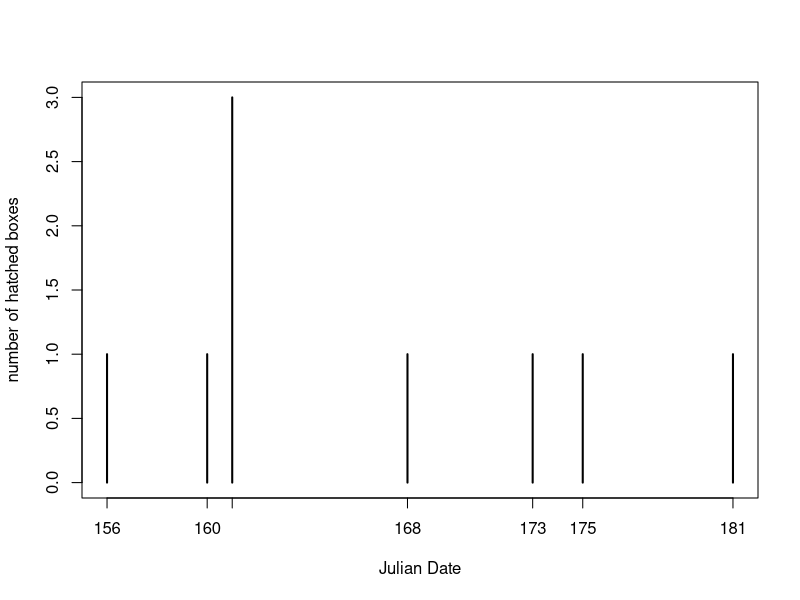
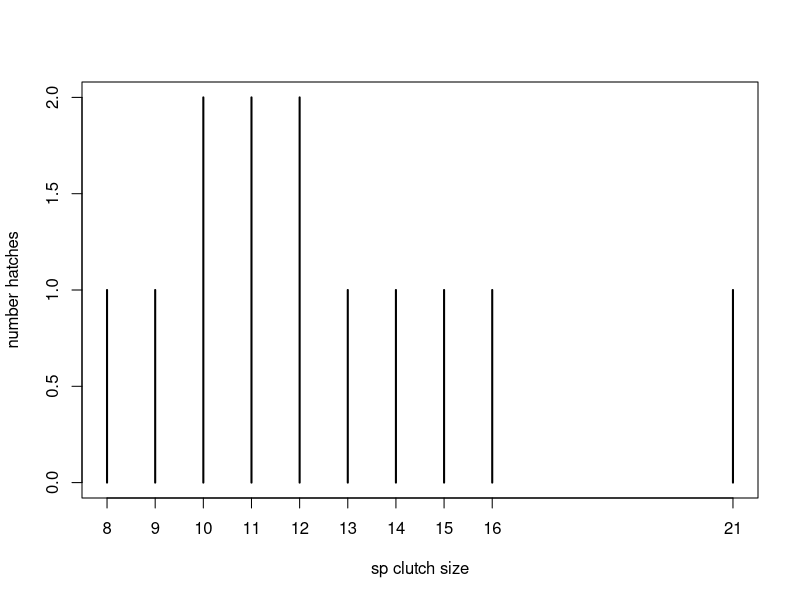
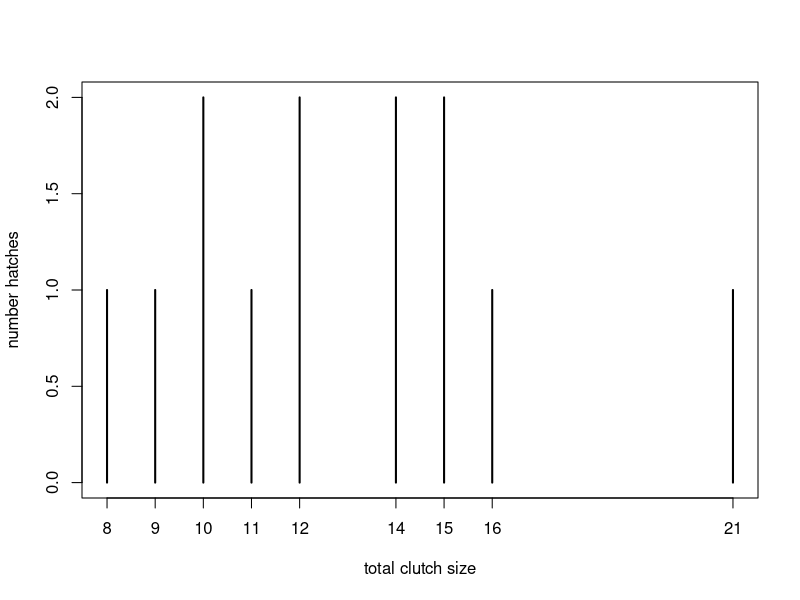
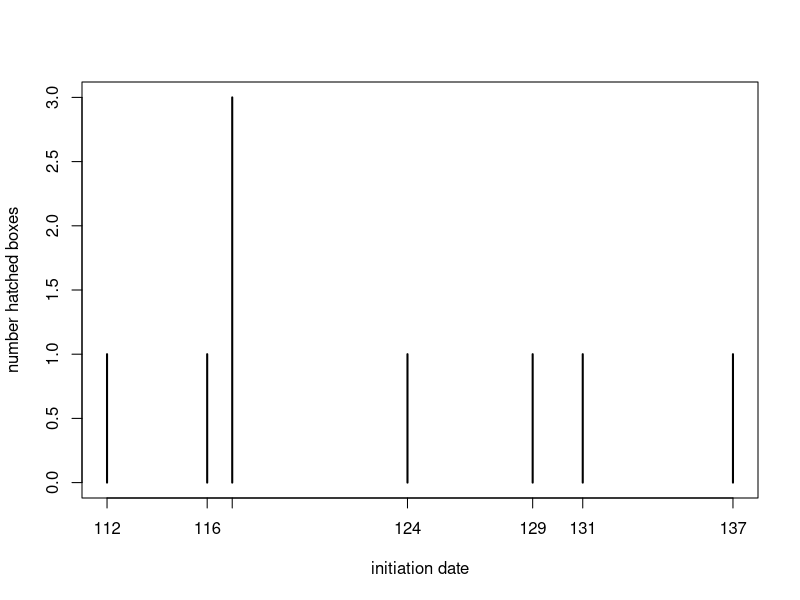

The R source for these figures, in order:
#Corps Goldeneye Summary Script
#Created by Hannah Vincelette and Chuck Frost
#Creation date: 8/3/2018



#read in the most current data file

##to run stats on the rec

visits<-read.csv("2018_COGO_Box_Checks.csv", header=T, stringsAsFactors = F, na.strings = "")
visits<-visits[ ,1:14]
visits<-visits[visits$sp1 != "UNAV",]
visits<-visits[!is.na(visits$box), ]
visits<-visits[visits$site=="C",]

boxes<-read.csv("2018_COGO_Box_Inventory.csv", header=T, stringsAsFactors = F)
boxes<-boxes[ ,1:11]
boxes<-boxes[boxes$sp1 != "UNAV",]
boxes<-boxes[!is.na(boxes$box), ]
boxes<-boxes[boxes$site=="C",]

eggs<-read.csv("2018_COGO_Egg_Fate.csv", header=T, stringsAsFactors = F)
eggs<-eggs[,1:8]
eggs<-eggs[eggs$sp != "UNAV",]
eggs<-eggs[!is.na(eggs$box), ]
eggs<-eggs[eggs$site=="C",]

library(ggplot2)



# to run stats on the corps  

# visits<-visits[visits$site=="C",]


#xxxxxxxxxxxxxxxxxxxxxxxxxxxxx
#xxxxxxxxxxxxxxxxxxxxxxxxxxxxx
#xxxxxxxxxxxxxxxxxxxxxxxxxxxxx
#xxxxxxxxxxxxxxxxxxxxxxxxxxxxx
#xxxxxxxxxxxxxxxxxxxxxxxxxxxxx
#xxxxxxxxxxxxxxxxxxxxxxxxxxxxx



#OCCUPANCY

# other occupancy by sp
o.occupancy =table(boxes$sp1[boxes$sp1 %in% c("UNOC", "RDSQ")])
#o.occupancy


# bird occupancy by sp (defined by laying an egg)
occupancy =table(boxes$sp1[!(boxes$sp1 %in% c("UNOC", "RDSQ"))])
#occupancy

# number incubating COGO, BUFF, & COME hens (boxes w/ stage>3)

a.incub<-data.frame(
  box=visits$box[visits$sp1 =="COGO"|visits$sp1 =="BUFF"|visits$sp1 =="COME" ],
  sp=visits$sp1[visits$sp1 =="COGO"|visits$sp1 =="BUFF"|visits$sp1 =="COME" ],
  stage=visits$stage[visits$sp1 =="COGO"|visits$sp1 =="BUFF"|visits$sp1 =="COME"], 
  stringsAsFactors = FALSE
)
#a.incub

a.incub1<-a.incub[!is.na(a.incub$stage),]

for (g in 1:length(a.incub1$box)) {
  a.incub1$stage[g]=max(a.incub1$stage[a.incub1$box==a.incub1$box[g]])
}

#a.incub1

a.incub2<-a.incub1[a.incub1$stage>3,]

incub.hen<-aggregate(a.incub2$sp~a.incub2$box, FUN=max)
#incub.hen

names(incub.hen)<- c("box", "sp")

incub.hen.tab<- table(incub.hen$sp)

incub.hen.freq<-incub.hen.tab/occupancy[names(occupancy) %in% names(incub.hen.tab)]
#incub.hen.freq

# number boxes with squirrel kittens
squirrels<- length(boxes$sp1[boxes$sp1=="RDSQ"])

# number of boxes unavailable during first sweep
# does not work unless data files are read in without subsetting out UNAV rows
# unavailable<- length(visits$visit[visits$visit==1 & visits$sp1=="UNAV"])
#unavailable


# sp combos occupying boxes (defined by laying an egg)
# omits boxes with 3 sp
# will not account for AMKE & OTHER species

a.combo<-data.frame(
  box=boxes$box[boxes$sp1 != "UNOC" & boxes$sp1 != "RDSQ"],
  sp1=boxes$sp1[boxes$sp1 != "UNOC" & boxes$sp1 != "RDSQ"],
  sp2=boxes$sp2[boxes$sp1 != "UNOC" & boxes$sp1 != "RDSQ"],
  sp3=boxes$sp3[boxes$sp1 != "UNOC" & boxes$sp1 != "RDSQ"]
)
#a.combo


combos<-data.frame(
  COGO=length(a.combo$sp1[a.combo$sp1=="COGO" & a.combo$sp2==""]),
  BUFF=length(a.combo$sp1[a.combo$sp1=="BUFF" & a.combo$sp2==""]),
  COME=length(a.combo$sp1[a.combo$sp1=="COME" & a.combo$sp2==""]),
  BOOW=length(a.combo$sp1[a.combo$sp1=="BOOW" & a.combo$sp2==""]),
  COGO.BUFF=length(a.combo$sp1[(a.combo$sp1=="COGO" | a.combo$sp1=="BUFF") & (a.combo$sp2=="COGO"| a.combo$sp2=="BUFF")]),
  COGO.COME=length(a.combo$sp1[(a.combo$sp1=="COGO"| a.combo$sp1=="COME") & (a.combo$sp2=="COGO"|a.combo$sp2=="COME")]),
  COGO.BOOW=length(a.combo$sp1[(a.combo$sp1=="COGO"|a.combo$sp1=="BOOW") & (a.combo$sp2=="COGO"|a.combo$sp2=="BOOW")]), 
  BUFF.BOOW=length(a.combo$sp1[(a.combo$sp1=="BUFF"|a.combo$sp1=="BOOW") & (a.combo$sp2=="BUFF"|a.combo$sp2=="BOOW")]), 
  COME.BOOW=length(a.combo$sp1[(a.combo$sp1=="COME"|a.combo$sp1=="BOOW") & (a.combo$sp2=="COME" | a.combo$sp2=="BOOW")]), 
  COME.BUFF=length(a.combo$sp1[(a.combo$sp1=="BUFF"|a.combo$sp1=="BOOW") & (a.combo$sp2=="COME"|a.combo$sp2=="BUFF")])
  
)
#combos
  



#EGGS

# total number eggs laid by sp

total.eggs<-table(eggs$sp[!(eggs$sp %in% c("UNOC", "RDSQ"))])
#total.eggs


#clutch by sp
clutch<-data.frame(sp=unique(eggs$sp[!(eggs$sp %in% c("UNOC", "RDSQ"))]), small=0, large=0, range=0, mean=0, stringsAsFactors = F)
#clutch

clutch.tot<-data.frame(sp=unique(eggs$sp[!(eggs$sp %in% c("UNOC", "RDSQ"))]), small=0, large=0, range=0, mean=0, stringsAsFactors = F)
#clutch.tot

a.clutch<-data.frame(
  sp=visits$sp1[boxes$outcome=="missed"|boxes$outcome=="marked"|boxes$outcome=="n-abandon"|boxes$outcome=="r-abandon"|boxes$outcome=="u-abandon"], 
  date=visits$date[boxes$outcome=="missed"|boxes$outcome=="marked"|boxes$outcome=="n-abandon"|boxes$outcome=="r-abandon"|boxes$outcome=="u-abandon"],
  box=visits$box[boxes$outcome=="missed"|boxes$outcome=="marked"|boxes$outcome=="n-abandon"|boxes$outcome=="r-abandon"|boxes$outcome=="u-abandon"],
  primaryeggs=0,
  secondaryeggs=0,
  totaleggs=0, stringsAsFactors = F)

#a.clutch

for (b in 1:length(a.clutch$box)) {
  a.clutch$primaryeggs[b]=length(eggs$eggnum[a.clutch$sp[b]==eggs$sp & eggs$box==a.clutch$box[b]])
  a.clutch$secondaryeggs[b]=length(eggs$eggnum[a.clutch$box[b]==eggs$box])-a.clutch$primaryeggs[b]
  a.clutch$totaleggs[b]=a.clutch$primaryeggs[b] + a.clutch$secondaryeggs[b]
  
}
#a.clutch

for (k in 1:length(clutch$sp)){
  clutch$small[k]=min(a.clutch$primaryeggs[a.clutch$sp==clutch$sp[k]]) 
  clutch$large[k]=max(a.clutch$primaryeggs[a.clutch$sp==clutch$sp[k]]) 
  clutch$range[k]=clutch$large[k]-clutch$small[k]
  clutch$mean[k]=mean(a.clutch$primaryeggs[a.clutch$sp==clutch$sp[k]])
}

#clutch

for (k in 1:length(clutch.tot$sp)){
  clutch.tot$small[k]=min(a.clutch$totaleggs[a.clutch$sp==clutch$sp[k]]) 
  clutch.tot$large[k]=max(a.clutch$totaleggs[a.clutch$sp==clutch$sp[k]]) 
  clutch.tot$range[k]=clutch.tot$large[k]-clutch.tot$small[k]
  clutch.tot$mean[k]=mean(a.clutch$totaleggs[a.clutch$sp==clutch$sp[k]])
}

#clutch.tot

#clutch
#clutch.tot

# number boxes with mixed sp eggs 
# doesn't take into account if sp1 hen switches
boxes.o.eggs<-length(boxes$sp2[boxes$sp2 !=""])
#boxes.o.eggs

# number of eggs predated (an egg went missing)
# does not count ducklings found dead (documented in excel sheet as hatched, unmarked egg)
# does not include owls
predation.eggs<-length(eggs$box[is.na(eggs$hatched) & !(eggs$sp %in% c("BOOW", "UNOC", "RDSQ"))])
#predation.eggs

# number of eggs predated over time
# not calculated; need dates of individual egg predation

# number of boxes predated by box initiation date
# not calculated; only have initiation dates for marked boxes (with known JD hatch) and most predated boxes are not marked

# number of boxes predated (an egg went missing)
# does not count ducklings found dead (documented in excel sheet as hatched, unmarked egg)
predation.boxes<-unique(eggs$box[is.na(eggs$hatched)])
predation.boxes<-length(predation.boxes)
#predation.boxes


#NESTING (init, incub, hatch)

#nest initiation COGO & BUFF (min, max, range, mean)

a.initiation<-data.frame(
  sp=visits$sp1[visits$fate==1 & visits$hatched==1 & visits$sp1 %in% c("COGO","BUFF")], 
  date=visits$date[visits$fate==1 & visits$hatched==1 & visits$sp1 %in% c("COGO","BUFF")],
  box=visits$box[visits$fate==1 & visits$hatched==1 & visits$sp1 %in% c("COGO","BUFF")],
  eggs=0,
  adj.eggs=0)
#a.initiation

for (b in 1:length(a.initiation$box)) {
  egg.list=visits$sp1eggs[visits$box == a.initiation$box[b]]
  a.initiation$eggs[b]=egg.list[which.max(egg.list)]
  a.initiation$adj.eggs[b]=a.initiation$eggs[b] 
  if(a.initiation$adj.eggs[b]>8){a.initiation$adj.eggs[b]=8}
}

a.initiation$adj.date=a.initiation$date-28
a.initiation$init.date=a.initiation$adj.date-(a.initiation$adj.eggs*2)

#a.initiation

init<-data.frame(sp=unique(a.initiation$sp), early=0, late=0, range=0, mean=0)
#init

for (c in 1:length(init$sp)){ 
  
  date.list=a.initiation$init.date[a.initiation$sp==init$sp[c]]
  init$early[c]=date.list[which.min(date.list)]
  init$late[c]=date.list[which.max(date.list)]
  init$range[c]=init$late[c]-init$early[c]
  init$mean[c]=mean(date.list)
  
}

#init


#nest initiation COME (min, max, range, mean)

#a.initiationC<-data.frame(
  #sp=visits$sp1[visits$fate==1 & visits$hatched==1 & visits$sp1=="COME"], 
  #date=visits$date[visits$fate==1 & visits$hatched==1 & visits$sp1=="COME"],
  #box=visits$box[visits$fate==1 & visits$hatched==1 & visits$sp1=="COME"],
  #eggs=0,
  #adj.eggs=0)
#a.initiationC

#for (b in 1:length(a.initiationC$box)) {
  #egg.list=visits$sp1eggs[visits$box == a.initiationC$box[b]]
  #a.initiationC$eggs[b]=egg.list[which.max(egg.list)]
  #a.initiationC$adj.eggs[b]=a.initiationC$eggs[b] 
  #if(a.initiationC$adj.eggs[b]>8){a.initiationC$adj.eggs[b]=8}}
#a.initiationC

#a.initiationC$adj.date=a.initiationC$date-32
#a.initiationC$init.date=a.initiationC$adj.date-(a.initiationC$adj.eggs*2)

#a.initiationC

#init.COME<-data.frame(sp=unique(a.initiationC$sp), early=0, late=0, range=0, mean=0)
#init.COME

#for (c in 1:length(init.COME$sp)){ 
  
  #date.list=a.initiationC$init.date[a.initiationC$sp==init.COME$sp[c]]
  #init.COME$early[c]=date.list[which.min(date.list)]
  #init.COME$late[c]=date.list[which.max(date.list)]
  #init.COME$range[c]=init.COME$late[c]-init.COME$early[c]
  #init.COME$mean[c]=mean(date.list)}

#init.COME



#incubation COGO & BUFF (min, max, range, mean)
a.initiation2<-data.frame(
  sp=visits$sp1[visits$fate==1 & visits$hatched==1 & visits$sp1!="BOOW"& visits$sp1!="COME"], 
  date=visits$date[visits$fate==1 & visits$hatched==1 & visits$sp1!="BOOW"& visits$sp1!="COME"],
  box=visits$box[visits$fate==1 & visits$hatched==1 & visits$sp1!="BOOW"& visits$sp1!="COME"])
#a.initiation2

a.initiation2$adj.date=a.initiation2$date-28
head(a.initiation2)

#a.initiation2

incub<-data.frame(sp=unique(a.initiation2$sp), early=0, late=0, range=0, mean=0)
#incub


for (g in 1:length(incub$sp)){ 
  date.list=a.initiation2$adj.date[a.initiation2$sp==incub$sp[g]]
  incub$early[g]=date.list[which.min(date.list)]
  incub$late[g]=date.list[which.max(date.list)]
  incub$range[g]=incub$late[g]-incub$early[g]
  incub$mean[g]=mean(date.list)
  
}

#incub

#incubation COME (min, max, range, mean)
#a.initiation3<-data.frame(
  #sp=visits$sp1[visits$fate==1 & visits$hatched==1 & visits$sp1=="COME"], 
  #date=visits$date[visits$fate==1 & visits$hatched==1 & visits$sp1=="COME"],
  #box=visits$box[visits$fate==1 & visits$hatched==1 & visits$sp1=="COME"])
#a.initiation3

#a.initiation3$adj.date=a.initiation3$date-32
#head(a.initiation3)

#a.initiation3

#incub.COME<-data.frame(sp=unique(a.initiation3$sp), early=0, late=0, range=0, mean=0)
#incub.COME


#for (g in 1:length(incub.COME$sp)){ 
  #date.list=a.initiation3$adj.date[a.initiation3$sp==incub.COME$sp[g]]
  #incub.COME$early[g]=date.list[which.min(date.list)]
  #incub.COME$late[g]=date.list[which.max(date.list)]
  #incub.COME$range[g]=incub.COME$late[g]-incub.COME$early[g]
  #incub.COME$mean[g]=mean(date.list)}

#incub.COME


#hatch date by sp (min, max, range, mean)

hatch<-data.frame(
  sp=unique(visits$sp1[visits$fate==1 & visits$hatched==1 & visits$sp1 != "BOOW"]),
  early=0, late=0, range=0, mean=0 )

a.hatch<-data.frame(
  sp=visits$sp1[visits$fate==1 & visits$hatched==1 & visits$sp1 != "BOOW"], 
  box=visits$box[visits$fate==1 & visits$hatched==1& visits$sp1 != "BOOW"],
  h.date=visits$date[visits$fate==1 & visits$hatched==1& visits$sp1 != "BOOW"]
)

for (c in 1:length(hatch$sp)){ 
  hatch$early[c]=min(a.hatch$h.date[a.hatch$sp==hatch$sp[c]])
  hatch$late[c]=max(a.hatch$h.date[a.hatch$sp==hatch$sp[c]])
  hatch$range[c]=hatch$late[c]-hatch$early[c]
  hatch$mean[c]=mean(a.hatch$h.date[hatch$sp[c]==a.hatch$sp])
}

#hatch



#NEST SUCCESS

# outcomes by sp (number and freq)
outcome.sp<-table(boxes$outcome, boxes$sp1)
#outcome.sp

outcome.sp.df<-as.data.frame(outcome.sp)
#outcome.sp.df
names(outcome.sp.df)<-c("outcome", "sp", "count")
#outcome.sp.df
total.sp<-aggregate(outcome.sp.df$count~outcome.sp.df$sp, FUN=sum)
names(total.sp)<-c("sp", "count")
#total.sp
outcome.sp.df<-merge(outcome.sp.df, total.sp, by="sp")
#outcome.sp.df
names(outcome.sp.df)<-c("sp", "outcome", "count", "total")
outcome.sp.df$pct<-outcome.sp.df$count/outcome.sp.df$total
#outcome.sp.df
outcome.freq<-reshape(outcome.sp.df[,c("sp", "outcome", "pct")], idvar="outcome", timevar="sp", direction="wide")
names(outcome.freq)<-c("outcome", as.character(unique(outcome.sp.df$sp)))
#outcome.freq

# hatched boxes by sp (number and freq)
hatched<-table(boxes$sp1[boxes$outcome=="missed" | boxes$outcome=="marked"])
#hatched

freq.hatched<- hatched/occupancy[names(occupancy) %in% names(hatched)]
#freq.hatched

# hatched boxes over time
# only considers marked COGO, BUFF, & COME boxes

hatched.time<- data.frame(
  box=visits$box[visits$fate==1 & visits$hatched==1 & visits$sp1 != "BOOW"],
  hatch.day=visits$date[visits$fate==1 & visits$hatched==1 & visits$sp1 != "BOOW"]
)


#hatched.time
hatch.time<-aggregate(hatched.time$hatch.day~hatched.time$box, FUN=min)

#hatched.time

hatch.days<-hatched.time$hatch.day
hatch.days<-table(hatch.days)
#hatch.days
plot(hatch.days, xlab="Julian Date", ylab="number of hatched boxes")



# number hatched COGO boxes by # eggs

b.clutch<-data.frame(
  sp=visits$sp1[visits$sp1=="COGO"], 
  date=visits$date[visits$sp1=="COGO"],
  box=visits$box[visits$sp1=="COGO"],
  primaryeggs=0,
  secondaryeggs=0,
  totaleggs=0, stringsAsFactors = F)

#b.clutch

for (b in 1:length(b.clutch$box)) {
  b.clutch$primaryeggs[b]=length(eggs$eggnum[b.clutch$sp[b]==eggs$sp & b.clutch$box[b]==eggs$box])
  b.clutch$secondaryeggs[b]=length(eggs$eggnum[b.clutch$box[b]==eggs$box])-b.clutch$primaryeggs[b]
  b.clutch$totaleggs[b]=b.clutch$primaryeggs[b] + b.clutch$secondaryeggs[b]
  
}
#b.clutch


c.clutch<-data.frame(
  box=boxes$box[boxes$sp1=="COGO"],
  outcome=0,
  sp.clutch=0,
  total.clutch=0
  
)



for (m in 1:length(c.clutch$box)){
  c.clutch$outcome[m]=boxes$outcome[c.clutch$box[m]==boxes$box]
  c.clutch$sp.clutch[m]=max(b.clutch$primaryeggs[b.clutch$box==c.clutch$box[m]]) 
  c.clutch$total.clutch[m]=max(b.clutch$totaleggs[b.clutch$box==c.clutch$box[m]]) 
}


#### remove rows
c.clutch<-c.clutch[c.clutch$outcome == "missed"|c.clutch$outcome=="marked",]

#c.clutch

sp.clutch.tab<-table(c.clutch$sp.clutch)
total.clutch.tab<-table(c.clutch$total.clutch)

#sp.clutch.tab
#total.clutch.tab

plot(sp.clutch.tab, ylab="number hatches", xlab ="sp clutch size")
plot(total.clutch.tab, ylab= "number hatches", xlab ="total clutch size")


# hatched COGO boxes by init date 

p.initiation<-data.frame(
  sp=visits$sp1[visits$fate==1 & visits$hatched==1 & visits$sp1!="BOOW"], 
  date=visits$date[visits$fate==1 & visits$hatched==1 & visits$sp1!="BOOW"],
  box=visits$box[visits$fate==1 & visits$hatched==1 & visits$sp1!="BOOW"],
  outcome=0,
  eggs=0,
  adj.eggs=0)
#p.initiation

for (b in 1:length(p.initiation$box)) {
  p.initiation$outcome[b]=boxes$outcome[p.initiation$box[b]==boxes$box]
  egg.list=visits$sp1eggs[visits$box == p.initiation$box[b]]
  p.initiation$eggs[b]=egg.list[which.max(egg.list)]
  p.initiation$adj.eggs[b]=p.initiation$eggs[b] 
  if(p.initiation$adj.eggs[b]>8){p.initiation$adj.eggs[b]=8}

}

#p.initiation
p.initiation$adj.date=p.initiation$date-28
p.initiation$init.date=p.initiation$adj.date-(p.initiation$adj.eggs*2)

#p.initiation

init.hatch.COGO<-p.initiation[p.initiation$sp=="COGO",]
#init.hatch.COGO

init.hatch.COGO<-table(init.hatch.COGO$init.date)
#init.hatch.COGO
plot(init.hatch.COGO, xlab="initiation date", ylab="number hatched boxes")



#EGG SUCCESS

# number and freq COGO eggs hatched in COGO boxes
a.COGO.eggs<-data.frame(
  box=eggs$box[eggs$hatched==1 & eggs$sp=="COGO" & !is.na(eggs$hatched)],
  sp1=0
)

for (t in 1:length(a.COGO.eggs$box)){
  a.COGO.eggs$sp1[t]=boxes$sp1[a.COGO.eggs$box[t]==boxes$box]
  
}

COGO.eggs<-table(a.COGO.eggs$sp1)
COGO.eggs.prop<-prop.table(COGO.eggs)


# hatched eggs by sp
hatched.sp<-table(eggs$sp[eggs$hatched==1])
#hatched.sp

all.eggs<-table(eggs$sp[!(eggs$sp %in% c("UNOC", "RDSQ"))])
#all.eggs
hatched.freq<- hatched.sp/all.eggs
#hatched.freq



#HATCHLINGS

# hatchlings marked by sp (1==marked)
marked.sp<-table(eggs$sp[eggs$marked==1])
#marked.sp

# freq hatchlings marked
hatched.sp<-table(eggs$sp[eggs$hatched==1])
hatched.sp.freq<-marked.sp/hatched.sp[names(hatched.sp) %in% names(marked.sp)]



#HEN CAPTURE

# hen status by sp
hen.df<-data.frame(
  sp=boxes$sp1[!(boxes$sp1 %in% c("UNOC", "RDSQ"))], 
  box=boxes$box[!(boxes$sp1 %in% c("UNOC", "RDSQ"))], 
  recap=boxes$recap[!(boxes$sp1 %in% c("UNOC", "RDSQ"))], 
  new=boxes$new[!(boxes$sp1 %in% c("UNOC", "RDSQ"))], 
  uncap=0
)
#hen.df

for(j in 1:length(hen.df$box)) {
  if (is.na(hen.df$recap[j])){hen.df$uncap[j]=1}
}
#hen.df

hen.status<-aggregate(cbind(recap, new,uncap)~sp, data=hen.df, FUN=sum)
hen.status<-aggregate(cbind(recap,new,uncap)~sp, data=hen.df, FUN=sum, na.rm=T, na.action=na.pass)
#hen.status

# number of hens with other markers, by sp
hen.mark<-data.frame(
  box=boxes$box[boxes$sp1 %in% c("COGO", "BUFF", "COME", "OTHER")],
  sp=boxes$sp1[boxes$sp1 %in% c("COGO", "BUFF", "COME", "OTHER")],
  webtag=boxes$webtag[boxes$sp1 %in% c("COGO", "BUFF", "COME", "OTHER")],
  plast=boxes$plast[boxes$sp1 %in% c("COGO", "BUFF", "COME", "OTHER")]
)

hen.mark<-hen.mark[hen.mark$webtag!="" | hen.mark$plast !="",]
#hen.mark



#COGO hen capture status by nest initiation date   
#cap.init<-data.frame(box=boxes$box[boxes$outcome=="marked" & boxes$sp1=="COGO"],
  #sp=boxes$sp1[boxes$outcome=="marked"& boxes$sp1=="COGO"],
  #recap=boxes$recap[boxes$outcome=="marked"& boxes$sp1=="COGO"],
  #new=boxes$new[boxes$outcome=="marked"& boxes$sp1=="COGO"],
  #init.date=0)

#cap.init

#a.initiation

#for(g in 1:length(cap.init$box)){cap.init$init.date[g]=a.initiation$init.date[cap.init$box[g]==a.initiation$box]}


#cap.init

#cap.init.ag<-aggregate(cbind(recap, new)~init.date, data=cap.init, FUN=sum)


#hen.status.plot<-ggplot(data=cap.init, aes(x=init.date, fill=factor(recap, labels=c("new", "recap")), group=recap)) + 
  #geom_bar(position = position_dodge2(preserve = "single"), width = 2) +
  #scale_fill_discrete(name = "hen status")



